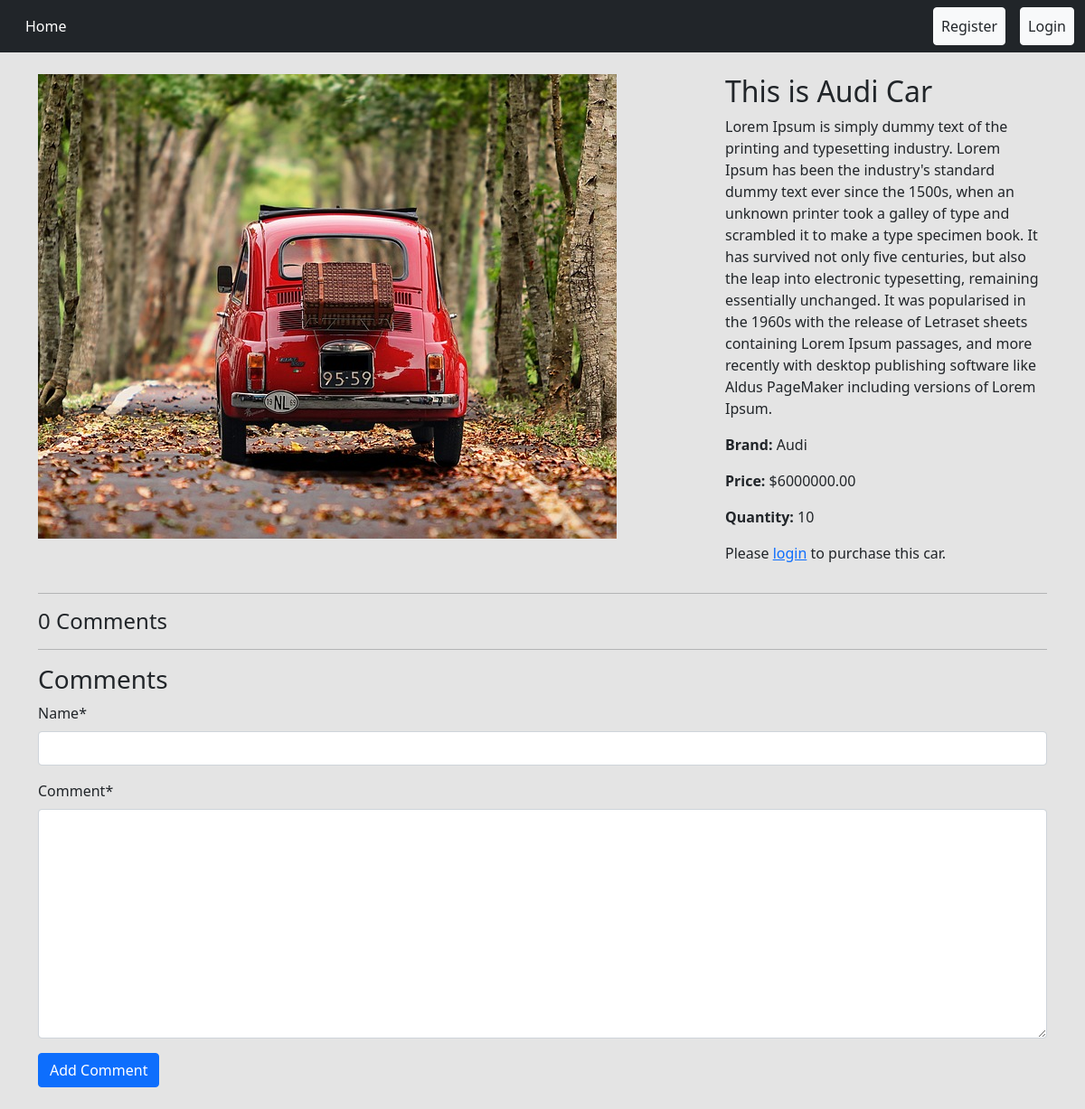
The app's page /car/car/3/ with its own data.
### cars/models.py (models this page shows, shortened)
class Car(models.Model):
    brand = models.ForeignKey(Brand, on_delete=models.CASCADE)
    title = models.CharField(max_length=200)
    description = models.TextField()
    price = models.DecimalField(max_digits=10, decimal_places=2)
    quantity = models.IntegerField()
    image = models.ImageField(upload_to='cars/')

### brand/models.py (models this page shows, shortened)
class Brand(models.Model):
    name = models.CharField(max_length=100)
    slug = models.SlugField(max_length=100,unique=True)

### cars/views.py (the view)
# urls.py: path('car/<int:pk>/', views.car_detail, name='car_detail'),
def car_detail(request, pk):
    car = get_object_or_404(Car, pk=pk)
    comments = car.comments.all()
    if request.method == 'POST':
        form = CommentForm(request.POST)
        if form.is_valid():
            comment = form.save(commit=False)
            comment.car = car
            comment.save()
            return redirect('car_detail', pk=car.pk)
    else:
        form = CommentForm()
    return render(request, 'car_detail.html', {'car': car, 'comments': comments, 'form': form})

### cars/forms.py
class CommentForm(forms.ModelForm):
    class Meta:
        model = Comment
        fields = ['name', 'comment']

### cars/templates/car_detail.html (shortened to what this page needs)
{% extends 'base.html' %}
{% load crispy_forms_tags %}
{% block content %}
<div class="container my-4">
    <div class="row">
        <div class="col-md-8">
            <img src="{{ car.image.url }}" alt="{{ car.title }}" class="img-fluid">
        </div>
        <div class="col-md-4">
            <h2>{{ car.title }}</h2>
            <p>{{ car.description }}</p>
            <p><strong>Brand:</strong> {{ car.brand.name }}</p>
            <p><strong>Price:</strong> ${{ car.price }}</p>
            <p><strong>Quantity:</strong> {{ car.quantity }}</p>
            {% if user.is_authenticated %}
                <a href="{% url 'buy_car' car.pk %}" class="btn btn-success">Buy Now</a>
            {% else %}
                <p>Please <a href="{% url 'login' %}">login</a> to purchase this car.</p>
            {% endif %}
        </div>
    </div>
    <hr>
    <h4>{{ comments|length }} Comments</h4>
    <hr>
    <h3>Comments</h3>
    <form method="POST">
        {{ form | crispy }}
        <button type="submit" class="btn btn-primary">Add Comment</button>
    </form>
</div>
{% endblock %}

### records on screen
Car: image (picture), title "This is Audi Car", description "Lorem Ipsum is simply dummy text of the printing and typesetting industry. Lorem Ipsum has been the industry's standard dummy text ever since the 1500s, when an unknown printer took a galley of type and scrambled it to make a type specimen book. It has survived not only five centuries, but also the leap into electronic typesetting, remaining essentially unchanged. It was popularised in the 1960s with the release of Letraset sheets containing Lorem Ipsum passages, and more recently with desktop publishing software like Aldus PageMaker including versions of Lorem Ipsum.", brand.name "Audi", price "6000000.00", quantity "10"

### other values on screen
{{ comments|length }} "0"
